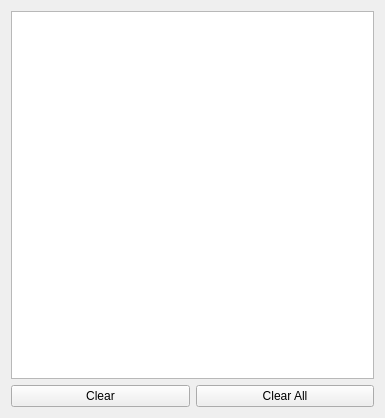
<?xml version="1.0" encoding="UTF-8"?>
<ui version="4.0">
 <class>Form</class>
 <widget class="QWidget" name="Form">
  <property name="geometry">
   <rect>
    <x>0</x>
    <y>0</y>
    <width>385</width>
    <height>418</height>
   </rect>
  </property>
  <property name="windowTitle">
   <string>Form</string>
  </property>
  <layout class="QGridLayout" name="gridLayout">
   <item row="0" column="0" colspan="2">
    <widget class="QListView" name="listWHistory"/>
   </item>
   <item row="1" column="0">
    <widget class="QPushButton" name="btnClr">
     <property name="text">
      <string>Clear</string>
     </property>
    </widget>
   </item>
   <item row="1" column="1">
    <widget class="QPushButton" name="btnClrAll">
     <property name="text">
      <string>Clear All</string>
     </property>
    </widget>
   </item>
  </layout>
  <zorder>listWHistory</zorder>
  <zorder>btnClr</zorder>
  <zorder>btnClrAll</zorder>
 </widget>
 <resources/>
 <connections/>
</ui>
